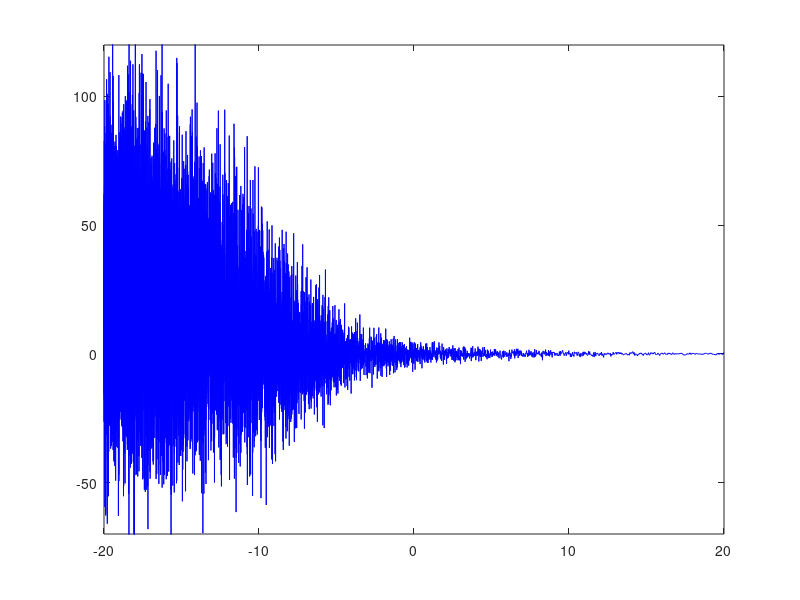
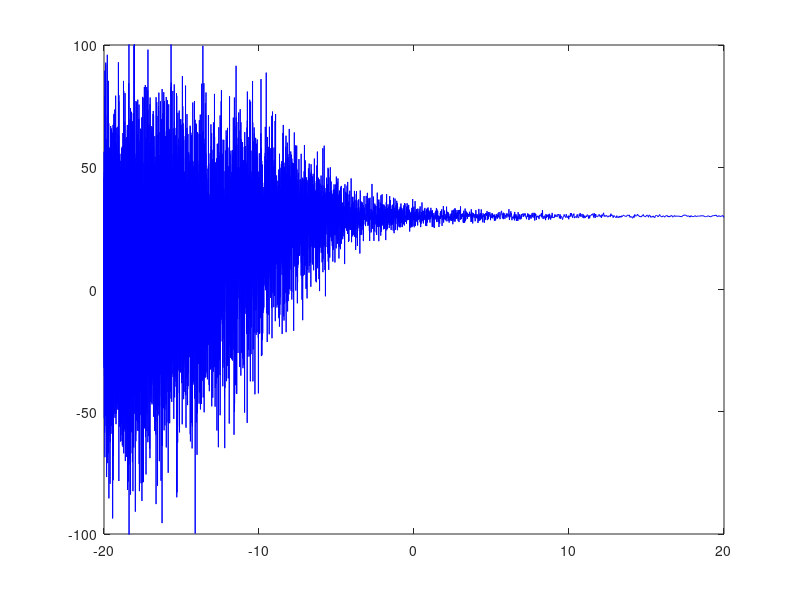

Here is the MATLAB script that generated these plots, in order: (Note: a time limit stopped this script after it produced the figures.)
%% Afric_Sim_test_espirit
%% Afric_Sim_test_espirit
clc;clear;
%% Initializations

alpha = 1; %ground weighting factor
pol_signal_one = [1;1;1]/sqrt(3); 
signal_one_offset = 30*pi/180; % ground interferomitry offset
samples = 10;
Window = 100;    %size of window
Averaged_samples = 10000;

signal_one_phase_est = zeros(1,Averaged_samples);
signal_one_mag_est = zeros(1,Averaged_samples);
SNR = zeros(1,Averaged_samples);
%% Matrix Calculations
% Implimenting a window. Esprit and SR techniques
Noise = linspace(.1,10,Averaged_samples);
for Averaged_sample = 1:Averaged_samples;
    
    SNR(Averaged_sample) = 10*log10(1/(Noise(Averaged_sample))^2);
    for n = 1:samples
       
        signal_one =  pol_signal_one*(sqrt(-2*log(1-rand(1,Window))).*exp(1i*2*pi*rand(1,Window)));
        
        s1 = alpha*signal_one;
        s2 = alpha*exp(1i*signal_one_offset)*signal_one ;
        
        s1_Noise = s1 + Noise(Averaged_sample)*sqrt(-2*log(1-rand(3,Window))).*exp(1i*2*pi*rand(3,Window));
        s2_Noise = s2 + Noise(Averaged_sample)*sqrt(-2*log(1-rand(3,Window))).*exp(1i*2*pi*rand(3,Window));
                                    
        p1 = [s1_Noise(1,:)
            s1_Noise(2,:)
            s1_Noise(3,:)];
        
        p2 = [s2_Noise(1,:)
            s2_Noise(2,:)
            s2_Noise(3,:)];
        
        R1 = p1*p1'/Window;
        R2 = p1*p2'/Window;
        
        A = pinv(R1)*R2;
        
        [u,c] = eig(A);
       
        sort_pol = abs(pol_signal_one'*u);
        [~,kk] = sort(sort_pol,'descend');
        signal_one_phase_est(Averaged_sample) = signal_one_phase_est(Averaged_sample) + angle(c(kk(1),kk(1)))/samples;
        signal_one_mag_est(Averaged_sample) = signal_one_mag_est(Averaged_sample) + abs(c(kk(1),kk(1)))/samples;

    end     
end
%% Plotting Results
signal_one_error = signal_one_phase_est*180/pi - -1*ones(1,Averaged_samples)*signal_one_offset*180/pi;

figure(1);
plot(SNR,signal_one_error,'b')
axis([-20 20 -70 120]);

figure(2)
plot(SNR,-1*signal_one_phase_est*180/pi,'b');
axis([-20 20 -100 100]);

figure(3)
plot(SNR,signal_one_mag_est)
